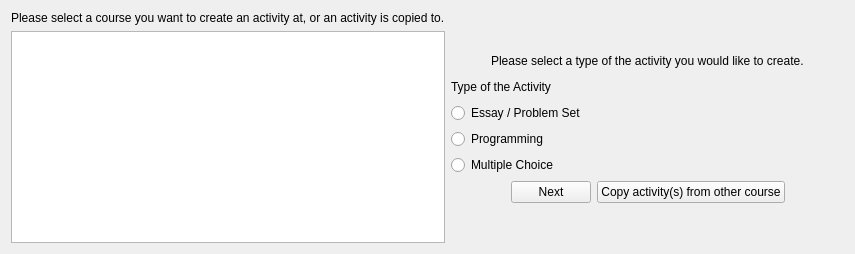
        <widget class="QWidget" name="CreateActivintyStep1">
         <layout class="QHBoxLayout" name="horizontalLayout_36">
          <item>
           <layout class="QVBoxLayout" name="verticalLayout_39">
            <item>
             <widget class="QLabel" name="label_36">
              <property name="text">
               <string>Please select a course you want to create an activity at, or an activity is copied to.</string>
              </property>
             </widget>
            </item>
            <item>
             <widget class="QListWidget" name="CourseList_ActivityType">
              <property name="maximumSize">
               <size>
                <width>500</width>
                <height>16777215</height>
               </size>
              </property>
             </widget>
            </item>
           </layout>
          </item>
          <item>
           <layout class="QVBoxLayout" name="verticalLayout_73"/>
          </item>
          <item>
           <layout class="QVBoxLayout" name="verticalLayout_20">
            <item>
             <spacer name="verticalSpacer_25">
              <property name="orientation">
               <enum>Qt::Vertical</enum>
              </property>
              <property name="sizeHint" stdset="0">
               <size>
                <width>20</width>
                <height>40</height>
               </size>
              </property>
             </spacer>
            </item>
            <item>
             <layout class="QHBoxLayout" name="horizontalLayout_30">
              <item>
               <spacer name="horizontalSpacer_26">
                <property name="orientation">
                 <enum>Qt::Horizontal</enum>
                </property>
                <property name="sizeHint" stdset="0">
                 <size>
                  <width>40</width>
                  <height>20</height>
                 </size>
                </property>
               </spacer>
              </item>
              <item>
               <widget class="QLabel" name="label_17">
                <property name="text">
                 <string>Please select a type of the activity you would like to create.</string>
                </property>
               </widget>
              </item>
              <item>
               <spacer name="horizontalSpacer_27">
                <property name="orientation">
                 <enum>Qt::Horizontal</enum>
                </property>
                <property name="sizeHint" stdset="0">
                 <size>
                  <width>40</width>
                  <height>20</height>
                 </size>
                </property>
               </spacer>
              </item>
             </layout>
            </item>
            <item>
             <layout class="QHBoxLayout" name="horizontalLayout_34">
              <item>
               <widget class="QLabel" name="label_18">
                <property name="text">
                 <string>Type of the Activity</string>
                </property>
               </widget>
              </item>
              <item>
               <spacer name="horizontalSpacer_31">
                <property name="orientation">
                 <enum>Qt::Horizontal</enum>
                </property>
                <property name="sizeHint" stdset="0">
                 <size>
                  <width>40</width>
                  <height>20</height>
                 </size>
                </property>
               </spacer>
              </item>
             </layout>
            </item>
            <item>
             <layout class="QHBoxLayout" name="horizontalLayout_33">
              <item>
               <widget class="QRadioButton" name="EssayRadioButton">
                <property name="text">
                 <string>Essay / Problem Set</string>
                </property>
               </widget>
              </item>
              <item>
               <spacer name="horizontalSpacer_28">
                <property name="orientation">
                 <enum>Qt::Horizontal</enum>
                </property>
                <property name="sizeHint" stdset="0">
                 <size>
                  <width>40</width>
                  <height>20</height>
                 </size>
                </property>
               </spacer>
              </item>
             </layout>
            </item>
            <item>
             <layout class="QHBoxLayout" name="horizontalLayout_32">
              <item>
               <widget class="QRadioButton" name="ProgrammingRadioButton">
                <property name="text">
                 <string>Programming</string>
                </property>
               </widget>
              </item>
              <item>
               <spacer name="horizontalSpacer_29">
                <property name="orientation">
                 <enum>Qt::Horizontal</enum>
                </property>
                <property name="sizeHint" stdset="0">
                 <size>
                  <width>40</width>
                  <height>20</height>
                 </size>
                </property>
               </spacer>
              </item>
             </layout>
            </item>
            <item>
             <layout class="QHBoxLayout" name="horizontalLayout_31">
              <item>
               <widget class="QRadioButton" name="MultipleChoiceRadioButton">
                <property name="text">
                 <string>Multiple Choice</string>
                </property>
               </widget>
              </item>
              <item>
               <spacer name="horizontalSpacer_30">
                <property name="orientation">
                 <enum>Qt::Horizontal</enum>
                </property>
                <property name="sizeHint" stdset="0">
                 <size>
                  <width>40</width>
                  <height>20</height>
                 </size>
                </property>
               </spacer>
              </item>
             </layout>
            </item>
            <item>
             <layout class="QHBoxLayout" name="horizontalLayout_35">
              <item>
               <spacer name="horizontalSpacer_33">
                <property name="orientation">
                 <enum>Qt::Horizontal</enum>
                </property>
                <property name="sizeHint" stdset="0">
                 <size>
                  <width>40</width>
                  <height>20</height>
                 </size>
                </property>
               </spacer>
              </item>
              <item>
               <widget class="QPushButton" name="ActivityNextButton">
                <property name="text">
                 <string>Next</string>
                </property>
               </widget>
              </item>
              <item>
               <widget class="QPushButton" name="CopyActivityButton">
                <property name="text">
                 <string>Copy activity(s) from other course</string>
                </property>
               </widget>
              </item>
              <item>
               <spacer name="horizontalSpacer_32">
                <property name="orientation">
                 <enum>Qt::Horizontal</enum>
                </property>
                <property name="sizeHint" stdset="0">
                 <size>
                  <width>40</width>
                  <height>20</height>
                 </size>
                </property>
               </spacer>
              </item>
             </layout>
            </item>
            <item>
             <spacer name="verticalSpacer_26">
              <property name="orientation">
               <enum>Qt::Vertical</enum>
              </property>
              <property name="sizeHint" stdset="0">
               <size>
                <width>20</width>
                <height>40</height>
               </size>
              </property>
             </spacer>
            </item>
           </layout>
          </item>
         </layout>
        </widget>
